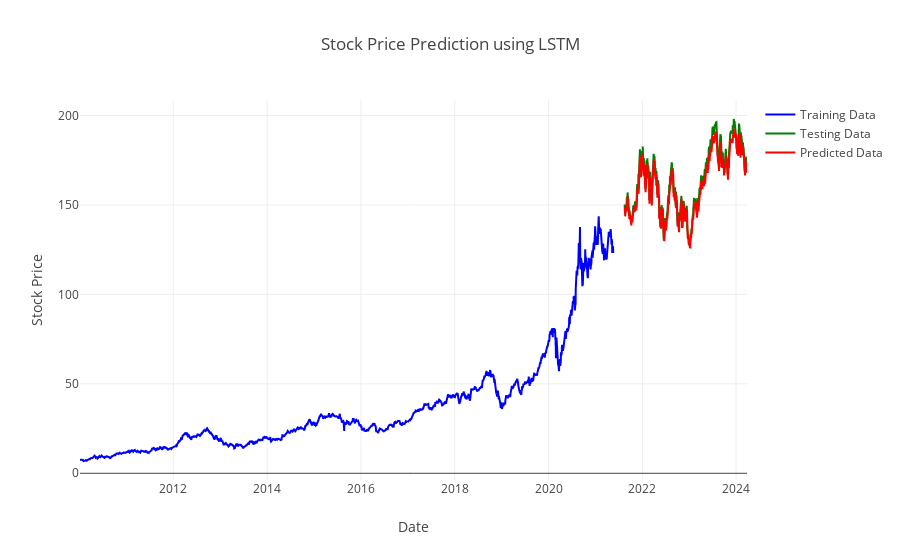

The notebook cell this image was saved under:
### Markdown cell above
### 1st method (LSTM)

### Code cell
## Convert 'Date' column to datetime
df['Date'] = pd.to_datetime(df['Date'])

## Sort DataFrame by date
df = df.sort_values('Date')

## Extract 'Open' prices
data = df['Open'].values.reshape(-1, 1)

# Normalize the data
scaler = MinMaxScaler(feature_range=(0, 1))
scaled_data = scaler.fit_transform(data)

## Split data into train and test sets (80% train, 20% test)
train_size = int(len(scaled_data) * 0.8)
train_data = scaled_data[:train_size]
test_data = scaled_data[train_size:]

## Function to create dataset with lookback
def create_dataset(dataset, look_back=1):
    X, Y = [], []
    for i in range(len(dataset) - look_back):
        X.append(dataset[i:(i + look_back), 0])
        Y.append(dataset[i + look_back, 0])
    return np.array(X), np.array(Y)

## Create train and test datasets with lookback
look_back = 60  # Adjust this value for your needs
X_train, y_train = create_dataset(train_data, look_back)
X_test, y_test = create_dataset(test_data, look_back)

## Reshape input data to [samples, time steps, features]
X_train = np.reshape(X_train, (X_train.shape[0], X_train.shape[1], 1))
X_test = np.reshape(X_test, (X_test.shape[0], X_test.shape[1], 1))

## Build LSTM model
model = Sequential()
model.add(LSTM(units=50, return_sequences=True, input_shape=(X_train.shape[1], 1)))
model.add(LSTM(units=50, return_sequences=False))
model.add(Dense(units=1))
model.compile(optimizer='adam', loss='mean_squared_error')

## Train the model
model.fit(X_train, y_train, batch_size=64, epochs=100)

# # Make predictions
predictions = model.predict(X_test)
predictions = scaler.inverse_transform(predictions)

# Plot the results
fig = go.Figure()

# Plot training data
fig.add_trace(go.Scatter(x=df['Date'][:train_size], y=data[:train_size].flatten(),
                    mode='lines', name='Training Data', line=dict(color='blue')))

# Plot testing data
fig.add_trace(go.Scatter(x=df['Date'][train_size+look_back:], y=data[train_size+look_back:].flatten(),
                    mode='lines', name='Testing Data', line=dict(color='green')))

# Plot predicted data
fig.add_trace(go.Scatter(x=df['Date'][train_size+look_back:], y=predictions.flatten(),
                    mode='lines', name='Predicted Data', line=dict(color='red')))

fig.update_layout(title='Stock Price Prediction using LSTM',
                   xaxis_title='Date',
                   yaxis_title='Stock Price')

fig.show()

# # Save the model
# model.save('stock_price_prediction_model.h5')

### Figure 1 — Plotly figure (JSON) as saved in the notebook; plotly's stock layout.template omitted (floating-point values rounded to 4 significant figures; data arrays with more than 128 entries replaced by an {"elided": "..."} marker saying what was removed)
{"data": [{"line": {"color": "blue"}, "mode": "lines", "name": "Training Data", "type": "scatter", "x": {"elided": "2864 str values"}, "y": {"elided": "2864 float values"}}, {"line": {"color": "green"}, "mode": "lines", "name": "Testing Data", "type": "scatter", "x": {"elided": "657 str values"}, "y": {"elided": "657 float values"}}, {"line": {"color": "red"}, "mode": "lines", "name": "Predicted Data", "type": "scatter", "x": {"elided": "657 str values"}, "y": {"elided": "657 float values"}}], "layout": {"title": {"text": "Stock Price Prediction using LSTM"}, "xaxis": {"title": {"text": "Date"}}, "yaxis": {"title": {"text": "Stock Price"}}}}
